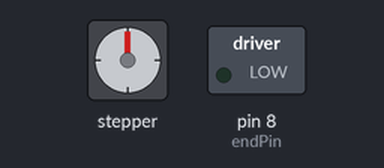
A sketch run on a simulated Arduino Uno, built with avr-gcc and run on an emulated ATmega328P. On the bench: stepper motor, switched loads named in the sketch (green lamp = pin HIGH). Wiring (inferred from the names in the program): stepper motor driver (200 steps per turn assumed): step pin 2; direction pin 5. Pins used as bus, display or sensor lines are not drawn; what the sketch prints to the serial monitor is not drawn.

Above: at 0.05 s.
At 0.2 s:
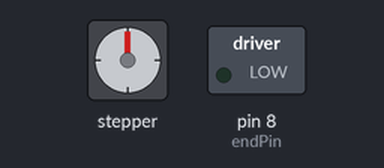
At 0.4 s:
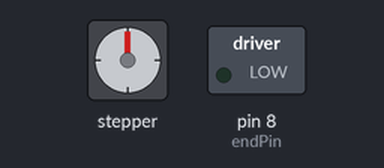
At 1.4 s:
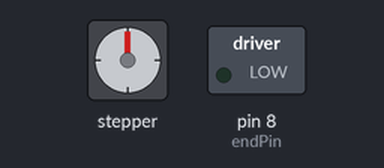
Timing chart, 0 to 3.3 s (numbered marks = the images above):
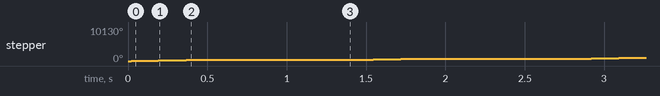

Measured:
- by itself, stepper: turns 361° clockwise in 0.42 s, repeating every 1.4 s

The sketch:

02_Stepper_motor.ino
```cpp
#define pulPin 2
#define dirPin 5
#define endPin 8
int x;
void setup() {
  pinMode(pulPin, OUTPUT);
  pinMode(dirPin, OUTPUT);
  pinMode(endPin, OUTPUT);
  Serial.begin(115200);
}

void loop() {

  for (x = 0; x <= 200; x++) {
    digitalWrite(dirPin, HIGH);
    Serial.println(x);
    digitalWrite(pulPin, HIGH);
    delayMicroseconds(1000);
    digitalWrite(pulPin, LOW);
    delayMicroseconds(1000);
  }
  digitalWrite(endPin, LOW);
  delay(1000);
}
```
